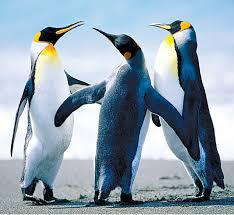
#> input picture ali.jpg, 234 x 215 px
$ python 'filer using constructor in class.py'
#> lines starting #> are read from the running program, lines starting #| are printed output that depends on the picture
# -*- coding: utf-8 -*-
"""
Created on Wed Dec 21 19:29:15 2022

@author: Hp
"""

import numpy as np
import cv2

class pad:
    def __init__(self ,gray_img, k_size , padding):
        self.k_size = k_size
        self.padding = padding
        self.gray_img = gray_img


    def pad_img(self):
        if self.padding=="zero":


            fil = self.k_size
            img = self.gray_img
            fil_size_row = fil[0]
            fil_size_col = fil[1]

            fil_row = fil_size_row//2
            fil_col= fil_size_col//2

            rows = img.shape[0] + fil_size_row-1
            columns = img.shape[1] + fil_size_col-1

            zero_padding_img = np.zeros((rows , columns))


            for img_row in range(img.shape[0]):
                for img_col in range(img.shape[1]):
                    zero_padding_img[img_row+fil_row][img_col+fil_col] = img[img_row][img_col]

            return zero_padding_img


        else:
            fil_size=self.k_size
            fil = fil_size//2

            img = self.gray_img

            rows = img.shape[0] +fil_size -1
            columns = img.shape[1] +fil_size-1


            pad_img = np.zeros((rows , columns) , dtype="uint8")

            row_len = img.shape[0]-1
            col_len = img.shape[1]-1


            for img_row in range(img.shape[0]):
                for img_col in range(img.shape[1]):
                    if img_row==0 and img_col==0:
                        pad_img[img_row:fil+1 , img_col:fil+1] = img[img_row , img_col]


                    if img_row ==0 and img_col!=0:

                        pad_img[img_row:fil , img_col+fil] = img[img_row , img_col]

                    if img_row !=0 and img_col == 0:
                        pad_img[img_row+fil, img_col:fil] = img[img_row , img_col]


                    if img_row != 0 and img_col == col_len:


                        b = pad_img.shape[1]-1

                        pad_img[img_row+fil, img_col+fil+1:b+1] = img[img_row , img_col]


                    if img_row == row_len and img_col != 0:


                       a = pad_img.shape[0]-1
                       b = pad_img.shape[0]-fil
                       pad_img[b:a+1, img_col+fil] = img[img_row , img_col]


                    if img_row == 0 and img_col == col_len:


                       a = pad_img.shape[1]-1
                       b = pad_img.shape[1]-fil-1

                       pad_img[0:img_row+fil+1, b:a+1] = img[img_row , img_col]


                    if img_row == row_len and img_col == 0:

                        a = pad_img.shape[0]-fil-1
                        b = pad_img.shape[0]-1
                        pad_img[img_row+fil:b+1, 0:fil+1] = img[img_row , img_col]


                    if img_row == row_len and img_col==col_len:
                        a = pad_img.shape[0]-1
                        b = pad_img.shape[1]-fil-1
                        c = pad_img.shape[1]
                        pad_img[a, b] = img[img_row , img_col]
                        pad_img[img_row+fil:a+1 , b:c] = img[img_row , img_col]


                    else:
                        pad_img[img_row+fil : row_len+fil+1   , img_col+fil : col_len+fil+1] = img[img_row , img_col]

            return pad_img


class filtering(pad):

    def __init__(self , gray_img , k_size , padding):
        super().__init__(gray_img , k_size , padding)
        self.gray_img = gray_img

    def mean_filter(self):
        img = self.gray_img
        pad = self.k_size[0]
        fil = np.array(([255,0,0],
                       [0,255,0],
                       [0,0,255]))*1/9
        padding_img = super().pad_img()

        for img_row in range(img.shape[0]):
            for img_col in range(img.shape[1]):
                mean=0
                for k in range(3):
                    for l in range(3):

                        mul = padding_img[img_row+k , img_col+l] * fil[k , l]
                        mean = mean+mul

                img[img_row][img_col] = mean

        return img

img = cv2.imread("ali.jpg")
#> img is the input picture: shape (215, 234, 3); mean B, G, R 176.6, 162.4, 145
grayscale_img = cv2.imread("ali.jpg",0)
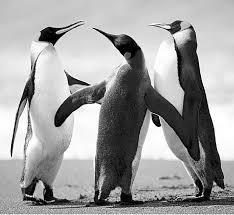
#> grayscale_img: shape (215, 234); min 0, max 255, mean 158.8


result = filtering(grayscale_img, (3,3), "zero")   #(img , kernel , padding)    arguments take
result_img = result.mean_filter()
#> after the loop in pad_img, `for img_row in range(img.shape[0]):`:
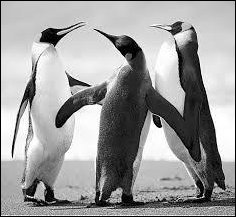
#> zero_padding_img: shape (217, 236) float64; min 0, max 255, mean 156
#> after the loop in mean_filter, `for img_row in range(img.shape[0]):`:
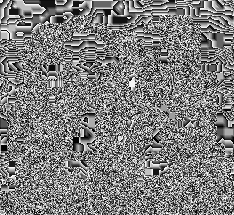
#> img: shape (215, 234); min 0, max 255, mean 125.3


cv2.imshow("orignal image", img)
cv2.imshow("result image", result_img)


cv2.waitKey(0)
cv2.destroyAllWindows()

$ run again, with saa.jpeg copied over ali.jpg
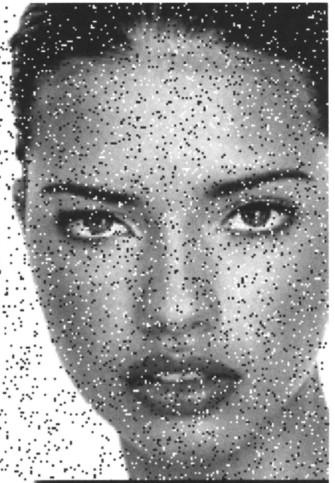
#> input picture saa.jpeg, 335 x 483 px
#> img is the input picture: shape (483, 335, 3); min 18, max 255, mean 150.9
#> after the loop in pad_img, `for img_row in range(img.shape[0]):`:
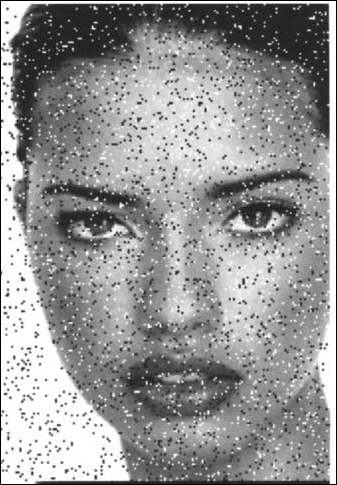
#> zero_padding_img: shape (485, 337) float64; min 0, max 255, mean 149.3
#> after the loop in mean_filter, `for img_row in range(img.shape[0]):`:
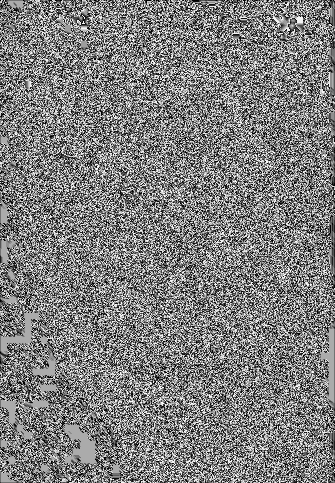
#> img: shape (483, 335); min 0, max 255, mean 126.6
